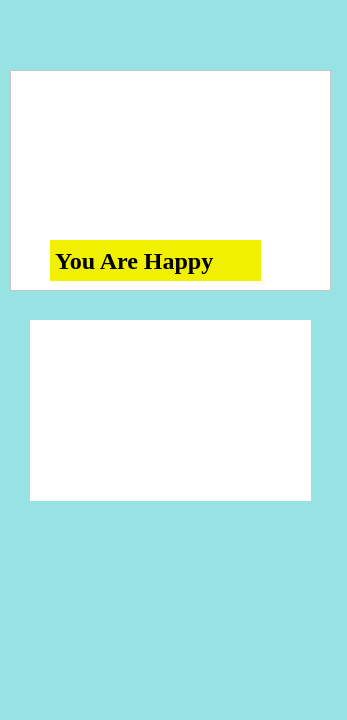
<?xml version="1.0" encoding="UTF-8"?>
<ui version="4.0">
 <class>Dialog</class>
 <widget class="QDialog" name="Dialog">
  <property name="geometry">
   <rect>
    <x>0</x>
    <y>0</y>
    <width>347</width>
    <height>720</height>
   </rect>
  </property>
  <property name="windowTitle">
   <string>Dialog</string>
  </property>
  <property name="styleSheet">
   <string notr="true">
background-color: rgb(151, 227, 227);</string>
  </property>
  <widget class="QWidget" name="biometric_1" native="true">
   <property name="geometry">
    <rect>
     <x>30</x>
     <y>320</y>
     <width>281</width>
     <height>181</height>
    </rect>
   </property>
   <property name="styleSheet">
    <string notr="true">background-color: rgb(255, 255, 255)</string>
   </property>
  </widget>
  <widget class="QFrame" name="Frame_Happy">
   <property name="geometry">
    <rect>
     <x>10</x>
     <y>70</y>
     <width>321</width>
     <height>221</height>
    </rect>
   </property>
   <property name="styleSheet">
    <string notr="true">background-color: rgb(255, 255, 255);</string>
   </property>
   <property name="frameShape">
    <enum>QFrame::StyledPanel</enum>
   </property>
   <property name="frameShadow">
    <enum>QFrame::Raised</enum>
   </property>
   <widget class="QLabel" name="label_2">
    <property name="geometry">
     <rect>
      <x>40</x>
      <y>170</y>
      <width>211</width>
      <height>41</height>
     </rect>
    </property>
    <property name="font">
     <font>
      <family>Times New Roman</family>
      <pointsize>18</pointsize>
      <weight>75</weight>
      <bold>true</bold>
     </font>
    </property>
    <property name="styleSheet">
     <string notr="true">background-color: rgb(240, 240, 0)</string>
    </property>
    <property name="text">
     <string> You Are Happy</string>
    </property>
   </widget>
  </widget>
  <widget class="QLabel" name="label">
   <property name="geometry">
    <rect>
     <x>100</x>
     <y>530</y>
     <width>151</width>
     <height>141</height>
    </rect>
   </property>
   <property name="text">
    <string/>
   </property>
   <property name="pixmap">
    <pixmap>../../../Downloads/466841123_1226061185277283_6014974344434280784_n.png</pixmap>
   </property>
   <property name="scaledContents">
    <bool>true</bool>
   </property>
  </widget>
  <widget class="QLabel" name="opencam1">
   <property name="geometry">
    <rect>
     <x>80</x>
     <y>540</y>
     <width>151</width>
     <height>141</height>
    </rect>
   </property>
   <property name="text">
    <string/>
   </property>
   <property name="pixmap">
    <pixmap>image_2024-11-18_134353450-removebg-preview.png</pixmap>
   </property>
   <property name="scaledContents">
    <bool>true</bool>
   </property>
  </widget>
 </widget>
 <resources/>
 <connections/>
</ui>
